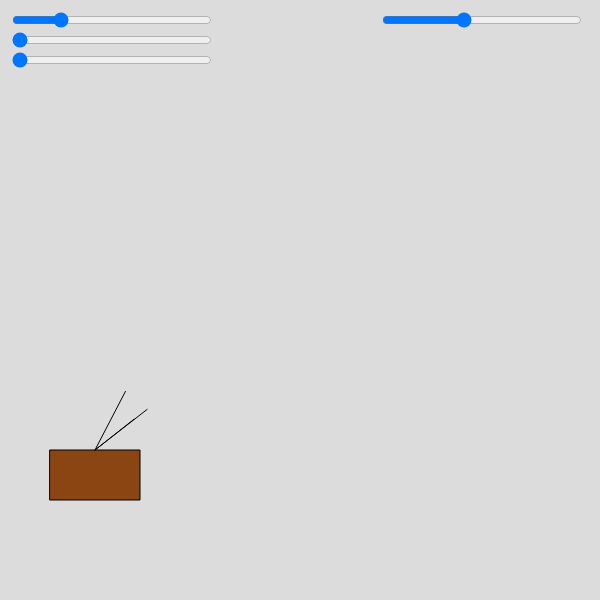
Frame 1 (no input)
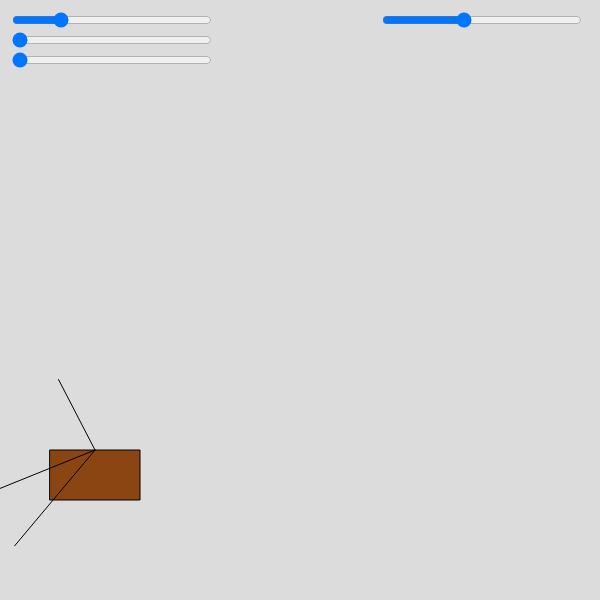
Frame 60 (no input)
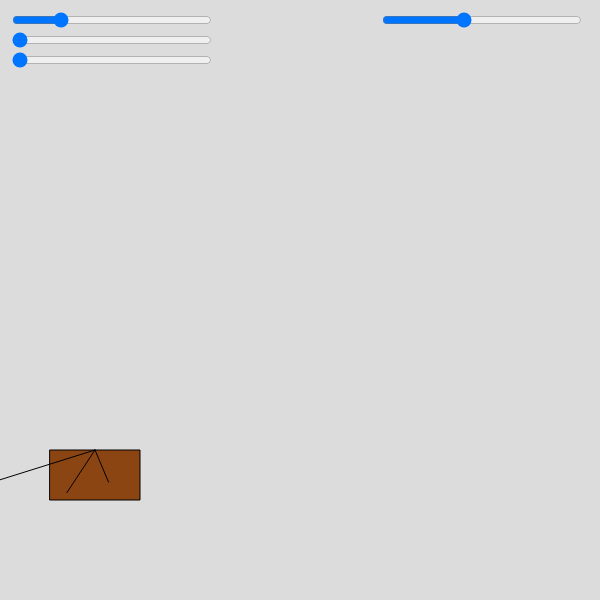
Frame 120 (the mouse pressed at the canvas centre since frame 60)

The p5.js sketch that drew these frames (run headless with seeded random() and noise() and a simulated clock; from frame 60 on, the mouse is pressed at the canvas centre):

// p5.js sketch
// ── sketch.js
let længde;
let position;
let højde;
let leavesAmount;

function setup() {
  createCanvas(600, 600);

  længde = createSlider(1, 10, 3, 1);
  længde.position(10, 10);
  længde.style("width", "200px");

  position = createSlider(50, 550, 50, 1);
  position.position(10, 30);
  position.style("width", "200px");

  højde = createSlider(50, 450, 50, 1);
  højde.position(10, 50);
  højde.style("width", "200px");

  leavesAmount = createSlider(1, 6, 3, 1);
  leavesAmount.position(380, 10);
  leavesAmount.style("width", "200px");
}

function draw() {
  background(220);
  tree();
  leaves();
}

function tree() {
  fill(139, 69, 19);
  let l = længde.value();
  let p = position.value();
  let h = højde.value();
  rect(p, 500 - h, l * 30, h);
}
function leaves() {
  let le = leavesAmount.value();
  let l = længde.value();
  let p = position.value();
  let h = højde.value();
  for (let i = 0; i < le; i++) {
    line(
      p + l * 15,
      500 - h,
      random(p + l / 2 - 100, p + l * 15 + 100),
      random(500 - h - 100, 500 - h + 100)
    );
  }
}
